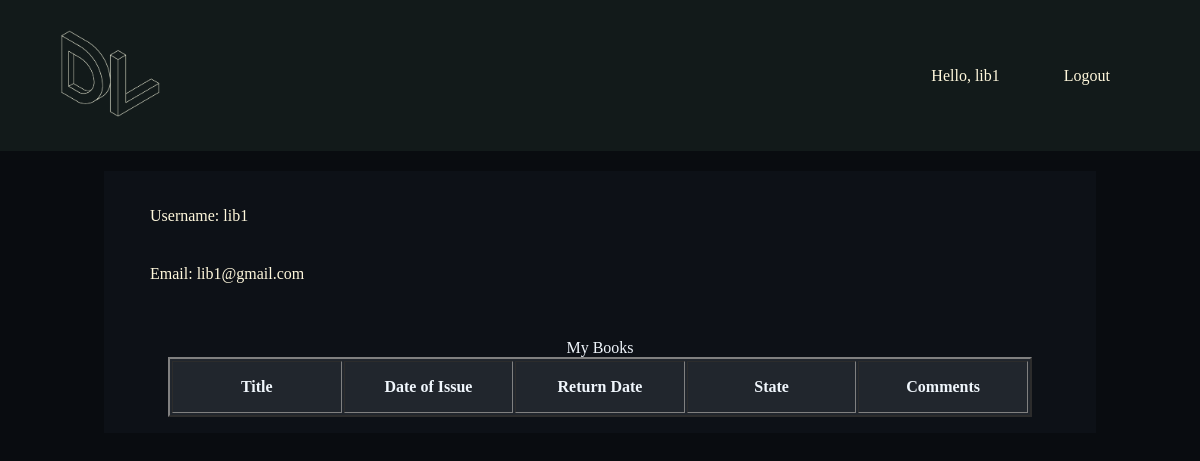
The page /user/ (signed in) on the database as committed earlier.
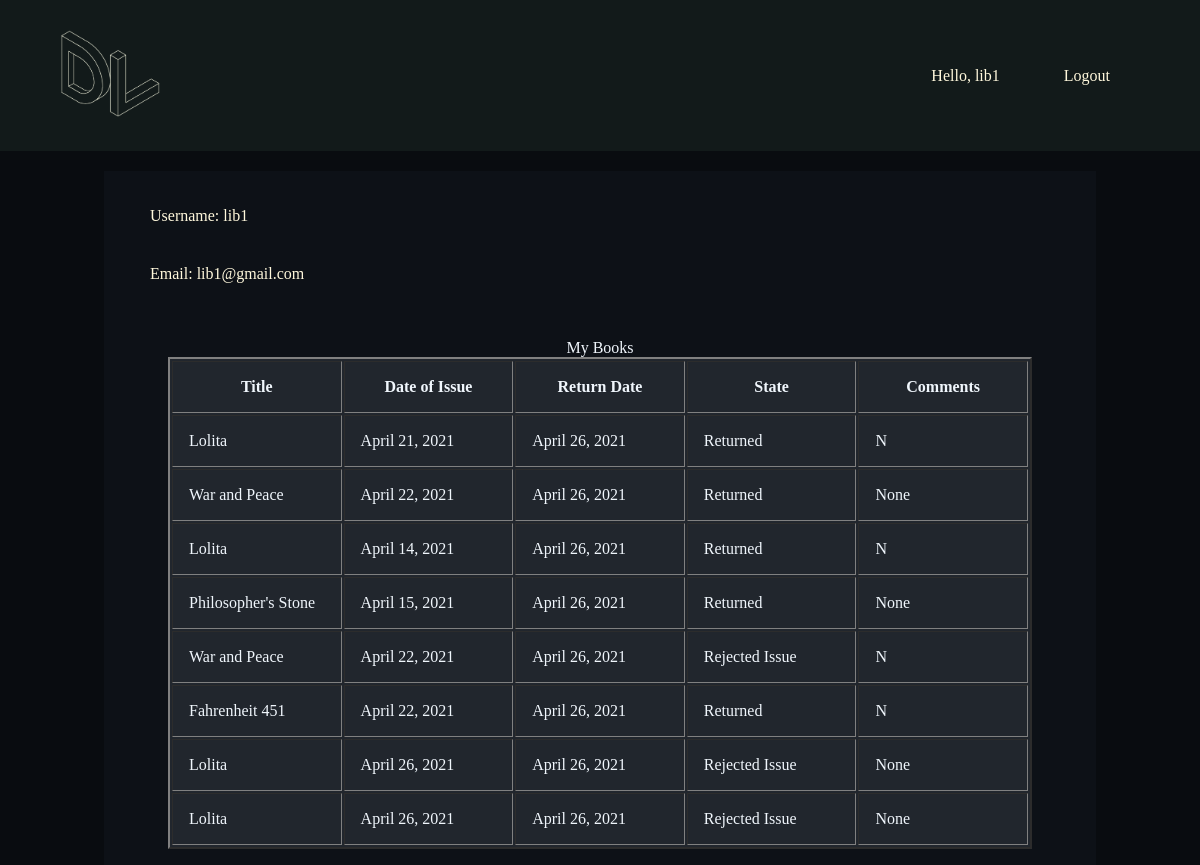
The same page on the database as committed later.
### book/models.py (models this page shows)
class Issue(models.Model):
    Book_state = [
        ('Requested', 'Requested'),
        ('Issued', 'Issued'),
        ('Returned', 'Returned'),
        ('Request Extension', 'Request Extension'),
        ('Extended Issue', 'Extended Issue'),
        ('Issued/Ext Denied', 'Issued/Ext Denied'),
        ('Rejected Issue', 'Rejected Issue'),
        ('NA', 'NA')
    ]
    Title = models.CharField(max_length = 120,null = False)
    BookID = models.IntegerField(null = False)
    User = models.CharField(max_length=50)
    DoI=models.DateField(auto_now_add=False)
    DoD=models.DateField(auto_now_add=False)
    State = models.CharField(
        max_length=50,
        choices = Book_state,
        default = 'Requested',
    )
    Comments = models.TextField(null=True)

### users/views.py (the view)
# urls.py: path('user/', user_view, name='user'),
def user_view(request,*args,**kwargs):
    bks= Issue.objects.all()
    bks.reverse()
    today = datetime.date.today()
    return render(request,"User/User.html",{"bks":bks , "today":today})

### Templates/User/User.html (shortened to what this page needs)
{% load static %}
<!DOCTYPE html>
<head>
    <link rel="stylesheet" href="{% static 'User/style.css' %}">
</head>
<body style="color:#f0f6fc;background-color:#090c10">
    <header >
        <a href="/"><img src="{% static 'DevLibrary.png' %}" alt="" width = "100"></a>
        <nav>
            <ul class = "nvlinks">
                <li>Hello, {{user.username}}</li>
                <li><a href="/logout/">Logout</a></li>
            </ul>
        </nav>
    </header>
    <div class="usr-dta" style="color:#f0f6fc;background-color:#0d1117">
        <ul>
        <li>
        <p>Username: {{user.username}}</p>
    </li>
  <li>
    <p>Email: {{user.email}}</p>
  </li>
    </ul>
    <br>
    <br>
    <table class="table" border = "2px solid white" style="margin-left:auto;margin-right:auto;width:90%;color:#f0f6fc;background-color:#21262d">
        <caption>My Books</caption>
        <thead>
            <tr>
                <th style = "padding: 16px; width:20%;">Title</th>
                <th style = "padding: 16px; width:20%;">Date of Issue</th>
                <th style = "padding: 16px; width:20%;">Return Date</th>
                <th style = "padding: 16px; width:20%;">State</th>
                <th style = "padding: 16px; width:20%;">Comments</th>
            </tr>
        </thead>
        <tbody>
            {% for bk in bks %}
                {% if bk.DoD < today %}
                    {% if bk.State == "Issued" or bk.State == "Extended Issue" or bk.State == "Request Extension" or bk.State == "Issued/Ext Denied"  %}
                    {% if bk.User == user.username %}
                        <tr>
                            <td scope="row" style = "padding: 16px; width:20%;color:#e63946;">{{bk.Title}}</td>
                            <td style = "padding: 16px; width:20%;color:#e63946;">{{bk.DoI}}</td>
                            <td style = "padding: 16px; width:20%;color:#e63946;">{{bk.DoD}}</td>
                            <td style = "padding: 16px; width:20%;color:#e63946;">{{bk.State}}</td>
                            <td style = "padding: 16px; width:20%;color:#e63946;">{{bk.Comments}}</td>
                            <td style = "padding: 16px; width:20%;color:#e63946;">Overdue: Return Immediately</td>
                            {% if bk.State == 'Issued' %}
                                <td style = "padding: 16px; width:20%;">
                                <form action ="/reqext/{{bk.id}}" method="POST">{% csrf_token %}
                                <button type="Submit"  style="margin: 10px; padding:7px 13px;color:#f0f6fc;background-color:#238636;border:none;border-radius:5px;">Request Extension</button>
                                </form>
                                </td>
                                {% endif %}
                        </tr>
                    {% endif %}
                    {% endif %}
                {% else %}
                    {% if bk.User == user.username %}
                        <tr>
                            <td scope="row" style = "padding: 16px; width:20%;">{{bk.Title}}</td>
                            <td style = "padding: 16px; width:20%;">{{bk.DoI}}</td>
                            <td style = "padding: 16px; width:20%;">{{bk.DoD}}</td>
                            <td style = "padding: 16px; width:20%;">{{bk.State}}</td>
                            <td style = "padding: 16px; width:20%;">{{bk.Comments}}</td>
                        </tr>
                    {% endif %}
                {% endif %}
            {% endfor %}
        </tbody>
    </table>
    </div>
 </body>

Rows that differ between the two databases and show on the page:
now on this page (row edited): Issue: Title "Lolita", DoI "April 21, 2021", DoD "April 26, 2021", State "Returned", Comments "N"
now on this page (row edited): Issue: Title "War and Peace", DoI "April 22, 2021", DoD "April 26, 2021", State "Returned", Comments "None"
now on this page (row edited): Issue: Title "Lolita", DoI "April 14, 2021", DoD "April 26, 2021", State "Returned", Comments "N"
now on this page (row edited): Issue: Title "Philosopher's Stone", DoI "April 15, 2021", DoD "April 26, 2021", State "Returned", Comments "None"
now on this page (row edited): Issue: Title "War and Peace", DoI "April 22, 2021", DoD "April 26, 2021", State "Rejected Issue", Comments "N"
now on this page (row edited): Issue: Title "Fahrenheit 451", DoI "April 22, 2021", DoD "April 26, 2021", State "Returned", Comments "N"
added Issue: Title "Lolita", DoI "April 26, 2021", DoD "April 26, 2021", State "Rejected Issue", Comments "None"
added Issue: Title "Lolita", DoI "April 26, 2021", DoD "April 26, 2021", State "Rejected Issue", Comments "None"
